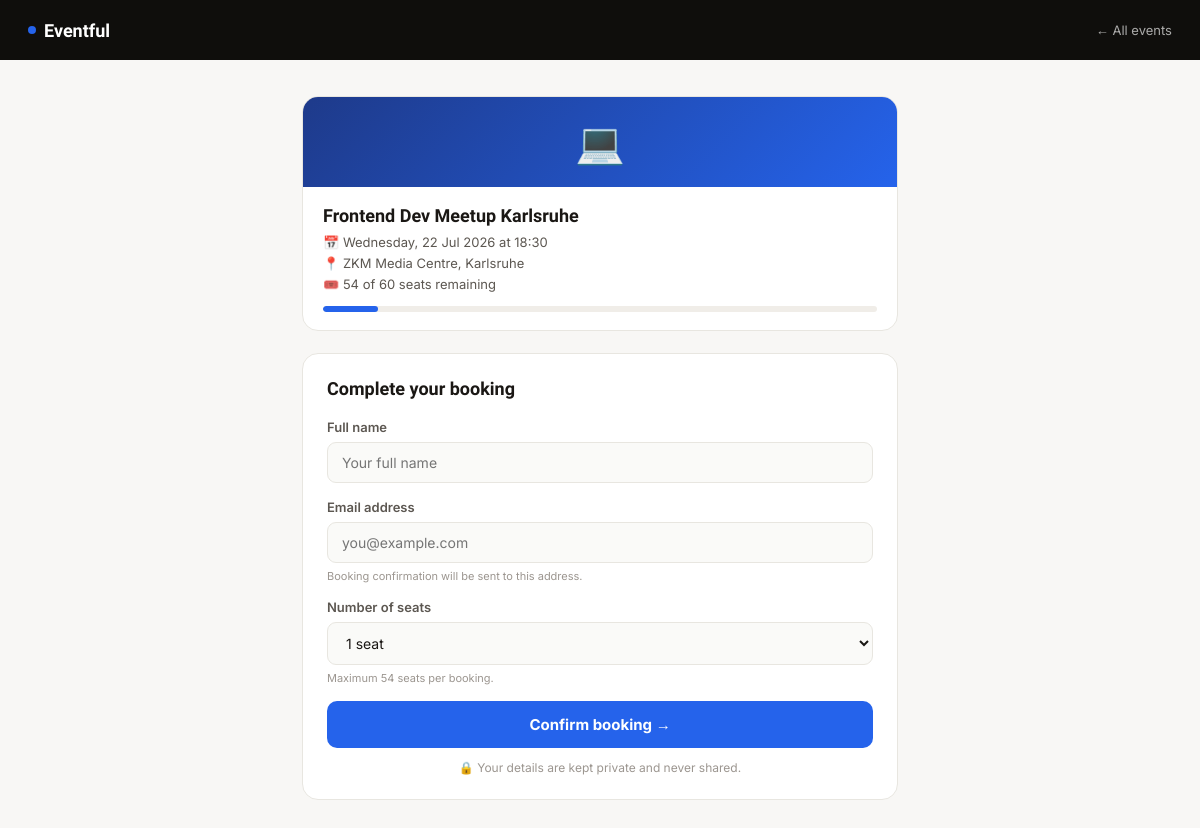
The app's page /book.php?event_id=1 with its own data.
### tables this page shows
CREATE TABLE IF NOT EXISTS events (
    id          INT AUTO_INCREMENT PRIMARY KEY,
    title       VARCHAR(255)  NOT NULL,
    description TEXT,
    category    VARCHAR(60)   NOT NULL DEFAULT 'General',
    event_date  DATE          NOT NULL,
    event_time  TIME          NOT NULL DEFAULT '09:00:00',
    location    VARCHAR(255)  NOT NULL,
    capacity    INT           NOT NULL,
    price       DECIMAL(8,2)  NOT NULL DEFAULT 0.00,
    image_emoji VARCHAR(10)   NOT NULL DEFAULT '🎟️',
    created_at  DATETIME      NOT NULL DEFAULT CURRENT_TIMESTAMP
);

### db.php (called while the page is built, shortened)
<?php
function e($str) {
    return htmlspecialchars($str ?? '', ENT_QUOTES, 'UTF-8');
}

### book.php (the view, shortened to what this page needs)
<?php
require_once 'db.php';
$pdo = getDb();
$eventId = isset($_GET['event_id']) ? (int)$_GET['event_id'] : 0;
$stmt = $pdo->prepare("
    SELECT e.*, COALESCE(SUM(b.seats), 0) AS seats_booked
    FROM events e
    LEFT JOIN bookings b ON b.event_id = e.id
    WHERE e.id = ?
    GROUP BY e.id
");
$stmt->execute([$eventId]);
$event = $stmt->fetch();
$remaining = $event['capacity'] - $event['seats_booked'];
$price    = (float)$event['price'];
$pct      = ($event['capacity'] > 0) ? ($event['seats_booked'] / $event['capacity']) * 100 : 0;
$catSlug  = strtolower($event['category']);
?>
<!DOCTYPE html>
<html lang="en">
<head>
</head>
<body>
<nav>
  <div class="nav-brand">
    <div class="nav-brand-dot"></div>
    Eventful
  </div>
  <a class="back-link" href="index.php">← All events</a>
</nav>
<div class="wrap">
  <div class="event-summary">
    <div class="summary-banner banner-<?= e($catSlug) ?>">
      <?= e($event['image_emoji']) ?>
    </div>
    <div class="summary-body">
      <div class="summary-title"><?= e($event['title']) ?></div>
      <div class="summary-meta">
        <div class="summary-meta-row">📅 <?= date("l, d M Y", strtotime($event['event_date'])) ?> at <?= date("H:i", strtotime($event['event_time'])) ?></div>
        <div class="summary-meta-row">📍 <?= e($event['location']) ?></div>
        <div class="summary-meta-row">🎟️ <?= $remaining ?> of <?= (int)$event['capacity'] ?> seats remaining</div>
      </div>
      <div class="cap-track">
        <div class="cap-fill" style="width:<?= min(100, round($pct)) ?>%"></div>
      </div>
    </div>
  </div>
  <div class="form-card">
    <div class="form-title">Complete your booking</div>
    <form method="POST" action="book.php?event_id=<?= (int)$eventId ?>" id="bookingForm">
      <div class="field">
        <label for="guest_name">Full name</label>
        <input
          type="text"
          id="guest_name"
          name="guest_name"
          value="<?= e($_POST['guest_name'] ?? '') ?>"
          placeholder="Your full name"
          required
          autocomplete="name"
        >
      </div>
      <div class="field">
        <label for="guest_email">Email address</label>
        <input
          type="email"
          id="guest_email"
          name="guest_email"
          value="<?= e($_POST['guest_email'] ?? '') ?>"
          placeholder="you@example.com"
          required
          autocomplete="email"
        >
        <div class="field-hint">Booking confirmation will be sent to this address.</div>
      </div>
      <div class="field">
        <label for="seats">Number of seats</label>
        <select id="seats" name="seats">
          <?php for ($i = 1; $i <= min($remaining, 8); $i++): ?>
            <option value="<?= $i ?>" <?= (int)($_POST['seats'] ?? 1) === $i ? 'selected' : '' ?>>
              <?= $i ?> seat<?= $i > 1 ? 's' : '' ?><?= $price > 0 ? ' — €'.number_format($price * $i, 2) : '' ?>
            </option>
          <?php endfor; ?>
        </select>
        <div class="field-hint">Maximum <?= $remaining ?> seats per booking.</div>
      </div>
      <button type="submit" class="submit-btn">
        Confirm booking<?= $price > 0 ? ' & pay' : '' ?> →
      </button>
    </form>
    <div class="secure-note">🔒 Your details are kept private and never shared.</div>
  </div>
</div>
</body>
</html>

### book.php (style rules this page uses)
*, *::before, *::after { box-sizing: border-box; margin: 0; padding: 0; }
:root { --bg: #F8F7F5; --white: #FFFFFF; --border: #E8E6E0; --text: #1A1714; --text2: #5C5751; --text3: #9C9690; --accent: #2563EB; --green: #16A34A; --red: #DC2626; }
body { font-family: 'Inter', sans-serif; background: var(--bg); color: var(--text); }
nav { background: #0F0E0C; color: #fff; padding: 0 28px; height: 60px; display: flex; align-items: center; justify-content: space-between; }
.nav-brand { display: flex; align-items: center; gap: 8px; font-family: 'Sora', sans-serif; font-size: 18px; font-weight: 800; }
.nav-brand-dot { width: 8px; height: 8px; border-radius: 50%; background: var(--accent); }
.back-link { font-size: 13px; color: rgba(255,255,255,.65); text-decoration: none; transition: color .15s; }
.wrap { max-width: 640px; margin: 0 auto; padding: 36px 22px 80px; }
.event-summary { background: var(--white); border: 1px solid var(--border); border-radius: 16px; overflow: hidden; margin-bottom: 22px; }
.summary-banner { height: 90px; display: flex; align-items: center; justify-content: center; font-size: 40px; background: linear-gradient(135deg, #1E3A8A, #2563EB); }
.summary-body { padding: 18px 20px; }
.summary-title { font-family: 'Sora', sans-serif; font-size: 18px; font-weight: 800; margin-bottom: 8px; }
.summary-meta { display: flex; flex-direction: column; gap: 5px; }
.summary-meta-row { display: flex; align-items: center; gap: 7px; font-size: 13px; color: var(--text2); }
.cap-track { height: 6px; background: #F0EDE8; border-radius: 100px; overflow: hidden; margin-top: 14px; }
.cap-fill { height: 100%; border-radius: 100px; background: var(--accent); }
.form-card { background: var(--white); border: 1px solid var(--border); border-radius: 16px; padding: 24px; }
.form-title { font-family: 'Sora', sans-serif; font-size: 18px; font-weight: 800; margin-bottom: 20px; }
.field { margin-bottom: 16px; }
.field label { display: block; font-size: 13px; font-weight: 600; color: var(--text2); margin-bottom: 7px; }
.field input, .field select { width: 100%; padding: 11px 14px; border: 1.5px solid var(--border); border-radius: 9px; font-size: 14px; font-family: inherit; outline: none; background: #FAFAF8; color: var(--text); transition: border-color .15s, background .15s; }
.field-hint { font-size: 11px; color: var(--text3); margin-top: 6px; }
.submit-btn { width: 100%; padding: 14px; background: var(--accent); color: #fff; border: none; border-radius: 10px; font-size: 15px; font-weight: 700; cursor: pointer; font-family: inherit; transition: background .15s, transform .1s; }
.secure-note { text-align: center; font-size: 12px; color: var(--text3); margin-top: 12px; }

### records on screen
events: image_emoji "💻", title "Frontend Dev Meetup Karlsruhe", event_date "Wednesday, 22 Jul 2026", event_time "18:30", location "ZKM Media Centre, Karlsruhe", capacity "60"

### other values on screen
$remaining "54"
form field seats "1 seat"
